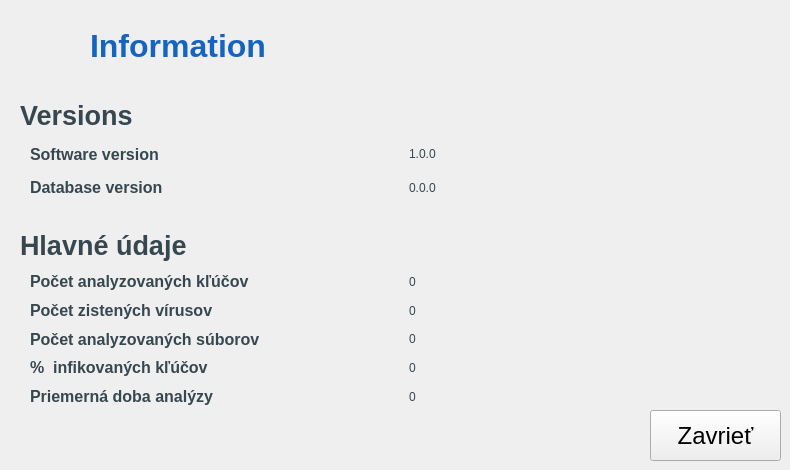
    <widget class="QWidget" name="information_view">
     <widget class="QLabel" name="label_information_title">
      <property name="geometry">
       <rect>
        <x>90</x>
        <y>20</y>
        <width>611</width>
        <height>51</height>
       </rect>
      </property>
      <property name="font">
       <font>
        <pointsize>24</pointsize>
        <bold>true</bold>
       </font>
      </property>
      <property name="styleSheet">
       <string notr="true">color: rgb(21, 101, 192);</string>
      </property>
      <property name="text">
       <string>Information</string>
      </property>
     </widget>
     <widget class="QPushButton" name="btn_close_statisticsView">
      <property name="geometry">
       <rect>
        <x>650</x>
        <y>410</y>
        <width>131</width>
        <height>51</height>
       </rect>
      </property>
      <property name="font">
       <font>
        <pointsize>18</pointsize>
       </font>
      </property>
      <property name="text">
       <string>Zavrieť</string>
      </property>
      <property name="flat">
       <bool>false</bool>
      </property>
     </widget>
     <widget class="QWidget" name="horizontalLayoutWidget_6">
      <property name="geometry">
       <rect>
        <x>30</x>
        <y>270</y>
        <width>751</width>
        <height>138</height>
       </rect>
      </property>
      <layout class="QHBoxLayout" name="horizontalLayout_9">
       <item>
        <layout class="QVBoxLayout" name="verticalLayout_12">
         <item>
          <widget class="QLabel" name="label_nbDevicesScanned_title">
           <property name="font">
            <font>
             <pointsize>12</pointsize>
             <bold>true</bold>
            </font>
           </property>
           <property name="styleSheet">
            <string notr="true">color: rgb(55, 71, 79);</string>
           </property>
           <property name="text">
            <string>Počet analyzovaných kľúčov</string>
           </property>
          </widget>
         </item>
         <item>
          <widget class="QLabel" name="label_nbMalwaresDetected_title">
           <property name="font">
            <font>
             <pointsize>12</pointsize>
             <bold>true</bold>
            </font>
           </property>
           <property name="styleSheet">
            <string notr="true">color: rgb(55, 71, 79);</string>
           </property>
           <property name="text">
            <string>Počet zistených vírusov</string>
           </property>
          </widget>
         </item>
         <item>
          <widget class="QLabel" name="label_nbFilesScanned_title">
           <property name="font">
            <font>
             <pointsize>12</pointsize>
             <bold>true</bold>
            </font>
           </property>
           <property name="styleSheet">
            <string notr="true">color: rgb(55, 71, 79);</string>
           </property>
           <property name="text">
            <string>Počet analyzovaných súborov</string>
           </property>
          </widget>
         </item>
         <item>
          <widget class="QLabel" name="label_percentInfectedDevices_title">
           <property name="font">
            <font>
             <pointsize>12</pointsize>
             <bold>true</bold>
            </font>
           </property>
           <property name="styleSheet">
            <string notr="true">color: rgb(55, 71, 79);</string>
           </property>
           <property name="text">
            <string>%  infikovaných kľúčov</string>
           </property>
          </widget>
         </item>
         <item>
          <widget class="QLabel" name="label_averageTimeScan_title">
           <property name="font">
            <font>
             <pointsize>12</pointsize>
             <bold>true</bold>
            </font>
           </property>
           <property name="styleSheet">
            <string notr="true">color: rgb(55, 71, 79);</string>
           </property>
           <property name="text">
            <string>Priemerná doba analýzy</string>
           </property>
          </widget>
         </item>
        </layout>
       </item>
       <item>
        <layout class="QVBoxLayout" name="verticalLayout_13">
         <item>
          <widget class="QLabel" name="label_nbDevicesScanned_value">
           <property name="styleSheet">
            <string notr="true">color: rgb(55, 71, 79);</string>
           </property>
           <property name="text">
            <string>0</string>
           </property>
          </widget>
         </item>
         <item>
          <widget class="QLabel" name="label_nbMalwaresDetected_value">
           <property name="styleSheet">
            <string notr="true">color: rgb(55, 71, 79);</string>
           </property>
           <property name="text">
            <string>0</string>
           </property>
          </widget>
         </item>
         <item>
          <widget class="QLabel" name="label_nbFilesScanned_value">
           <property name="styleSheet">
            <string notr="true">color: rgb(55, 71, 79);</string>
           </property>
           <property name="text">
            <string>0</string>
           </property>
          </widget>
         </item>
         <item>
          <widget class="QLabel" name="label_percentInfectedDevices_value">
           <property name="styleSheet">
            <string notr="true">color: rgb(55, 71, 79);</string>
           </property>
           <property name="text">
            <string>0</string>
           </property>
          </widget>
         </item>
         <item>
          <widget class="QLabel" name="label_averageTimeScan_value">
           <property name="styleSheet">
            <string notr="true">color: rgb(55, 71, 79);</string>
           </property>
           <property name="text">
            <string>0</string>
           </property>
          </widget>
         </item>
        </layout>
       </item>
      </layout>
     </widget>
     <widget class="QLabel" name="label_general_title">
      <property name="geometry">
       <rect>
        <x>20</x>
        <y>90</y>
        <width>761</width>
        <height>51</height>
       </rect>
      </property>
      <property name="font">
       <font>
        <pointsize>20</pointsize>
        <bold>true</bold>
       </font>
      </property>
      <property name="styleSheet">
       <string notr="true">color: rgb(55, 71, 79);</string>
      </property>
      <property name="text">
       <string>Versions</string>
      </property>
     </widget>
     <widget class="QLabel" name="label_statistics_title">
      <property name="geometry">
       <rect>
        <x>20</x>
        <y>220</y>
        <width>761</width>
        <height>51</height>
       </rect>
      </property>
      <property name="font">
       <font>
        <pointsize>20</pointsize>
        <bold>true</bold>
       </font>
      </property>
      <property name="styleSheet">
       <string notr="true">color: rgb(55, 71, 79);</string>
      </property>
      <property name="text">
       <string>Hlavné údaje</string>
      </property>
     </widget>
     <widget class="QWidget" name="horizontalLayoutWidget_7">
      <property name="geometry">
       <rect>
        <x>30</x>
        <y>140</y>
        <width>751</width>
        <height>61</height>
       </rect>
      </property>
      <layout class="QHBoxLayout" name="horizontalLayout_10">
       <item>
        <layout class="QVBoxLayout" name="verticalLayout_14">
         <item>
          <widget class="QLabel" name="label_databaseVersion_title">
           <property name="font">
            <font>
             <pointsize>12</pointsize>
             <bold>true</bold>
            </font>
           </property>
           <property name="styleSheet">
            <string notr="true">color: rgb(55, 71, 79);</string>
           </property>
           <property name="text">
            <string>Software version</string>
           </property>
          </widget>
         </item>
         <item>
          <widget class="QLabel" name="label_softwareVersion_title">
           <property name="font">
            <font>
             <pointsize>12</pointsize>
             <bold>true</bold>
            </font>
           </property>
           <property name="styleSheet">
            <string notr="true">color: rgb(55, 71, 79);</string>
           </property>
           <property name="text">
            <string>Database version</string>
           </property>
          </widget>
         </item>
        </layout>
       </item>
       <item>
        <layout class="QVBoxLayout" name="verticalLayout_15">
         <item>
          <widget class="QLabel" name="label_softwareVersion_value">
           <property name="styleSheet">
            <string notr="true">color: rgb(55, 71, 79);</string>
           </property>
           <property name="text">
            <string>1.0.0</string>
           </property>
          </widget>
         </item>
         <item>
          <widget class="QLabel" name="label_databaseVersion_value">
           <property name="styleSheet">
            <string notr="true">color: rgb(55, 71, 79);</string>
           </property>
           <property name="text">
            <string>0.0.0</string>
           </property>
           <property name="scaledContents">
            <bool>false</bool>
           </property>
           <property name="alignment">
            <set>Qt::AlignmentFlag::AlignLeading|Qt::AlignmentFlag::AlignLeft|Qt::AlignmentFlag::AlignVCenter</set>
           </property>
          </widget>
         </item>
        </layout>
       </item>
      </layout>
     </widget>
     <widget class="QLabel" name="label_10">
      <property name="geometry">
       <rect>
        <x>0</x>
        <y>0</y>
        <width>80</width>
        <height>80</height>
       </rect>
      </property>
      <property name="styleSheet">
       <string notr="true">image: url(:/resources/assets/USBGuardian.png);</string>
      </property>
      <property name="text">
       <string/>
      </property>
      <property name="alignment">
       <set>Qt::AlignmentFlag::AlignCenter</set>
      </property>
     </widget>
    </widget>
